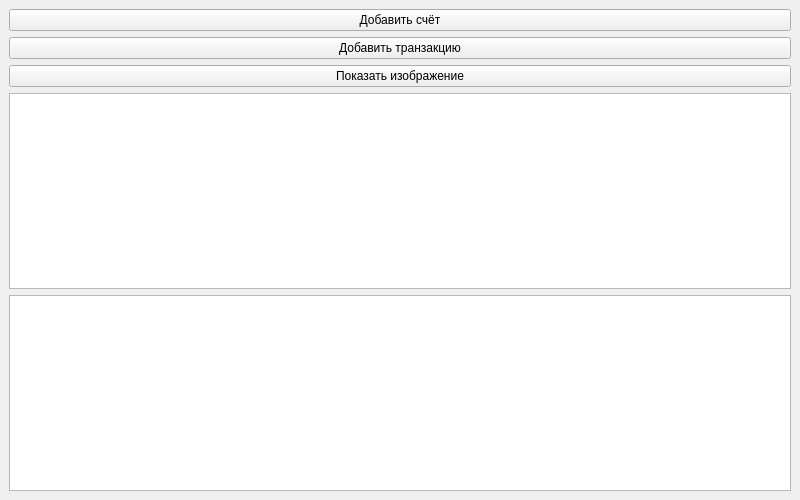
<?xml version="1.0" encoding="UTF-8"?>
<ui version="4.0">
 <class>MainWindow</class>
 <widget class="QMainWindow" name="MainWindow">
  <property name="geometry"><rect><x>0</x><y>0</y><width>800</width><height>500</height></rect></property>
  <widget class="QWidget" name="centralwidget">
   <layout class="QVBoxLayout">
    <item><widget class="QPushButton" name="btnAddAccount"><property name="text"><string>Добавить счёт</string></property></widget></item>
    <item><widget class="QPushButton" name="btnAddTx"><property name="text"><string>Добавить транзакцию</string></property></widget></item>
    <item><widget class="QPushButton" name="btnShowImage"><property name="text"><string>Показать изображение</string></property></widget></item>
    <item><widget class="QTableWidget" name="tblAccounts"/></item>
    <item><widget class="QTableWidget" name="tblTransactions"/></item>
   </layout>
  </widget>
 </widget>
</ui>
